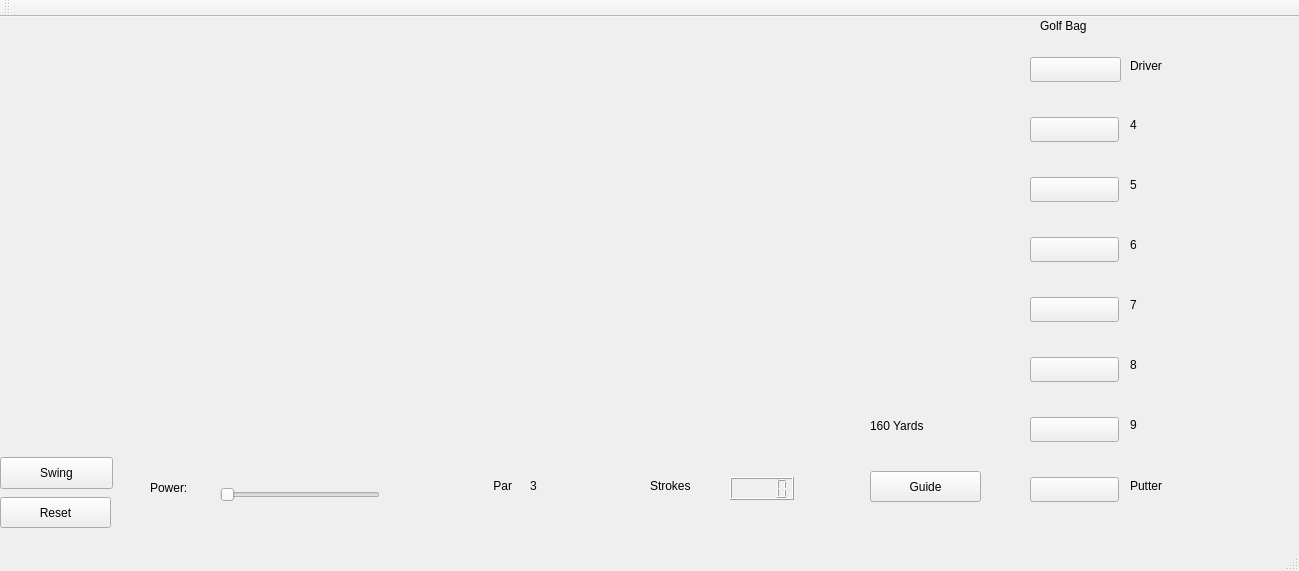
<?xml version="1.0" encoding="UTF-8"?>
<ui version="4.0">
 <class>window</class>
 <widget class="QMainWindow" name="window">
  <property name="geometry">
   <rect>
    <x>0</x>
    <y>0</y>
    <width>1299</width>
    <height>571</height>
   </rect>
  </property>
  <property name="windowTitle">
   <string>Window</string>
  </property>
  <widget class="QWidget" name="widget">
   <widget class="QLabel" name="label">
    <property name="geometry">
     <rect>
      <x>0</x>
      <y>10</y>
      <width>1481</width>
      <height>421</height>
     </rect>
    </property>
    <property name="palette">
     <palette>
      <active>
       <colorrole role="WindowText">
        <brush brushstyle="SolidPattern">
         <color alpha="255">
          <red>0</red>
          <green>0</green>
          <blue>0</blue>
         </color>
        </brush>
       </colorrole>
       <colorrole role="Button">
        <brush brushstyle="SolidPattern">
         <color alpha="255">
          <red>0</red>
          <green>0</green>
          <blue>255</blue>
         </color>
        </brush>
       </colorrole>
       <colorrole role="Light">
        <brush brushstyle="SolidPattern">
         <color alpha="255">
          <red>127</red>
          <green>127</green>
          <blue>255</blue>
         </color>
        </brush>
       </colorrole>
       <colorrole role="Midlight">
        <brush brushstyle="SolidPattern">
         <color alpha="255">
          <red>63</red>
          <green>63</green>
          <blue>255</blue>
         </color>
        </brush>
       </colorrole>
       <colorrole role="Dark">
        <brush brushstyle="SolidPattern">
         <color alpha="255">
          <red>0</red>
          <green>0</green>
          <blue>127</blue>
         </color>
        </brush>
       </colorrole>
       <colorrole role="Mid">
        <brush brushstyle="SolidPattern">
         <color alpha="255">
          <red>0</red>
          <green>0</green>
          <blue>170</blue>
         </color>
        </brush>
       </colorrole>
       <colorrole role="Text">
        <brush brushstyle="SolidPattern">
         <color alpha="255">
          <red>0</red>
          <green>0</green>
          <blue>0</blue>
         </color>
        </brush>
       </colorrole>
       <colorrole role="BrightText">
        <brush brushstyle="SolidPattern">
         <color alpha="255">
          <red>255</red>
          <green>255</green>
          <blue>255</blue>
         </color>
        </brush>
       </colorrole>
       <colorrole role="ButtonText">
        <brush brushstyle="SolidPattern">
         <color alpha="255">
          <red>0</red>
          <green>0</green>
          <blue>0</blue>
         </color>
        </brush>
       </colorrole>
       <colorrole role="Base">
        <brush brushstyle="SolidPattern">
         <color alpha="255">
          <red>255</red>
          <green>255</green>
          <blue>255</blue>
         </color>
        </brush>
       </colorrole>
       <colorrole role="Window">
        <brush brushstyle="SolidPattern">
         <color alpha="255">
          <red>0</red>
          <green>0</green>
          <blue>255</blue>
         </color>
        </brush>
       </colorrole>
       <colorrole role="Shadow">
        <brush brushstyle="SolidPattern">
         <color alpha="255">
          <red>0</red>
          <green>0</green>
          <blue>0</blue>
         </color>
        </brush>
       </colorrole>
       <colorrole role="AlternateBase">
        <brush brushstyle="SolidPattern">
         <color alpha="255">
          <red>127</red>
          <green>127</green>
          <blue>255</blue>
         </color>
        </brush>
       </colorrole>
       <colorrole role="ToolTipBase">
        <brush brushstyle="SolidPattern">
         <color alpha="255">
          <red>255</red>
          <green>255</green>
          <blue>220</blue>
         </color>
        </brush>
       </colorrole>
       <colorrole role="ToolTipText">
        <brush brushstyle="SolidPattern">
         <color alpha="255">
          <red>0</red>
          <green>0</green>
          <blue>0</blue>
         </color>
        </brush>
       </colorrole>
      </active>
      <inactive>
       <colorrole role="WindowText">
        <brush brushstyle="SolidPattern">
         <color alpha="255">
          <red>0</red>
          <green>0</green>
          <blue>0</blue>
         </color>
        </brush>
       </colorrole>
       <colorrole role="Button">
        <brush brushstyle="SolidPattern">
         <color alpha="255">
          <red>0</red>
          <green>0</green>
          <blue>255</blue>
         </color>
        </brush>
       </colorrole>
       <colorrole role="Light">
        <brush brushstyle="SolidPattern">
         <color alpha="255">
          <red>127</red>
          <green>127</green>
          <blue>255</blue>
         </color>
        </brush>
       </colorrole>
       <colorrole role="Midlight">
        <brush brushstyle="SolidPattern">
         <color alpha="255">
          <red>63</red>
          <green>63</green>
          <blue>255</blue>
         </color>
        </brush>
       </colorrole>
       <colorrole role="Dark">
        <brush brushstyle="SolidPattern">
         <color alpha="255">
          <red>0</red>
          <green>0</green>
          <blue>127</blue>
         </color>
        </brush>
       </colorrole>
       <colorrole role="Mid">
        <brush brushstyle="SolidPattern">
         <color alpha="255">
          <red>0</red>
          <green>0</green>
          <blue>170</blue>
         </color>
        </brush>
       </colorrole>
       <colorrole role="Text">
        <brush brushstyle="SolidPattern">
         <color alpha="255">
          <red>0</red>
          <green>0</green>
          <blue>0</blue>
         </color>
        </brush>
       </colorrole>
       <colorrole role="BrightText">
        <brush brushstyle="SolidPattern">
         <color alpha="255">
          <red>255</red>
          <green>255</green>
          <blue>255</blue>
         </color>
        </brush>
       </colorrole>
       <colorrole role="ButtonText">
        <brush brushstyle="SolidPattern">
         <color alpha="255">
          <red>0</red>
          <green>0</green>
          <blue>0</blue>
         </color>
        </brush>
       </colorrole>
       <colorrole role="Base">
        <brush brushstyle="SolidPattern">
         <color alpha="255">
          <red>255</red>
          <green>255</green>
          <blue>255</blue>
         </color>
        </brush>
       </colorrole>
       <colorrole role="Window">
        <brush brushstyle="SolidPattern">
         <color alpha="255">
          <red>0</red>
          <green>0</green>
          <blue>255</blue>
         </color>
        </brush>
       </colorrole>
       <colorrole role="Shadow">
        <brush brushstyle="SolidPattern">
         <color alpha="255">
          <red>0</red>
          <green>0</green>
          <blue>0</blue>
         </color>
        </brush>
       </colorrole>
       <colorrole role="AlternateBase">
        <brush brushstyle="SolidPattern">
         <color alpha="255">
          <red>127</red>
          <green>127</green>
          <blue>255</blue>
         </color>
        </brush>
       </colorrole>
       <colorrole role="ToolTipBase">
        <brush brushstyle="SolidPattern">
         <color alpha="255">
          <red>255</red>
          <green>255</green>
          <blue>220</blue>
         </color>
        </brush>
       </colorrole>
       <colorrole role="ToolTipText">
        <brush brushstyle="SolidPattern">
         <color alpha="255">
          <red>0</red>
          <green>0</green>
          <blue>0</blue>
         </color>
        </brush>
       </colorrole>
      </inactive>
      <disabled>
       <colorrole role="WindowText">
        <brush brushstyle="SolidPattern">
         <color alpha="255">
          <red>0</red>
          <green>0</green>
          <blue>127</blue>
         </color>
        </brush>
       </colorrole>
       <colorrole role="Button">
        <brush brushstyle="SolidPattern">
         <color alpha="255">
          <red>0</red>
          <green>0</green>
          <blue>255</blue>
         </color>
        </brush>
       </colorrole>
       <colorrole role="Light">
        <brush brushstyle="SolidPattern">
         <color alpha="255">
          <red>127</red>
          <green>127</green>
          <blue>255</blue>
         </color>
        </brush>
       </colorrole>
       <colorrole role="Midlight">
        <brush brushstyle="SolidPattern">
         <color alpha="255">
          <red>63</red>
          <green>63</green>
          <blue>255</blue>
         </color>
        </brush>
       </colorrole>
       <colorrole role="Dark">
        <brush brushstyle="SolidPattern">
         <color alpha="255">
          <red>0</red>
          <green>0</green>
          <blue>127</blue>
         </color>
        </brush>
       </colorrole>
       <colorrole role="Mid">
        <brush brushstyle="SolidPattern">
         <color alpha="255">
          <red>0</red>
          <green>0</green>
          <blue>170</blue>
         </color>
        </brush>
       </colorrole>
       <colorrole role="Text">
        <brush brushstyle="SolidPattern">
         <color alpha="255">
          <red>0</red>
          <green>0</green>
          <blue>127</blue>
         </color>
        </brush>
       </colorrole>
       <colorrole role="BrightText">
        <brush brushstyle="SolidPattern">
         <color alpha="255">
          <red>255</red>
          <green>255</green>
          <blue>255</blue>
         </color>
        </brush>
       </colorrole>
       <colorrole role="ButtonText">
        <brush brushstyle="SolidPattern">
         <color alpha="255">
          <red>0</red>
          <green>0</green>
          <blue>127</blue>
         </color>
        </brush>
       </colorrole>
       <colorrole role="Base">
        <brush brushstyle="SolidPattern">
         <color alpha="255">
          <red>0</red>
          <green>0</green>
          <blue>255</blue>
         </color>
        </brush>
       </colorrole>
       <colorrole role="Window">
        <brush brushstyle="SolidPattern">
         <color alpha="255">
          <red>0</red>
          <green>0</green>
          <blue>255</blue>
         </color>
        </brush>
       </colorrole>
       <colorrole role="Shadow">
        <brush brushstyle="SolidPattern">
         <color alpha="255">
          <red>0</red>
          <green>0</green>
          <blue>0</blue>
         </color>
        </brush>
       </colorrole>
       <colorrole role="AlternateBase">
        <brush brushstyle="SolidPattern">
         <color alpha="255">
          <red>0</red>
          <green>0</green>
          <blue>255</blue>
         </color>
        </brush>
       </colorrole>
       <colorrole role="ToolTipBase">
        <brush brushstyle="SolidPattern">
         <color alpha="255">
          <red>255</red>
          <green>255</green>
          <blue>220</blue>
         </color>
        </brush>
       </colorrole>
       <colorrole role="ToolTipText">
        <brush brushstyle="SolidPattern">
         <color alpha="255">
          <red>0</red>
          <green>0</green>
          <blue>0</blue>
         </color>
        </brush>
       </colorrole>
      </disabled>
     </palette>
    </property>
    <property name="text">
     <string/>
    </property>
   </widget>
   <widget class="QPushButton" name="Swing">
    <property name="geometry">
     <rect>
      <x>0</x>
      <y>440</y>
      <width>113</width>
      <height>32</height>
     </rect>
    </property>
    <property name="text">
     <string>Swing</string>
    </property>
   </widget>
   <widget class="QLabel" name="Golfer">
    <property name="geometry">
     <rect>
      <x>-40</x>
      <y>140</y>
      <width>211</width>
      <height>181</height>
     </rect>
    </property>
    <property name="text">
     <string/>
    </property>
   </widget>
   <widget class="QPushButton" name="iron6">
    <property name="geometry">
     <rect>
      <x>1030</x>
      <y>220</y>
      <width>89</width>
      <height>25</height>
     </rect>
    </property>
    <property name="text">
     <string/>
    </property>
   </widget>
   <widget class="QPushButton" name="iron8">
    <property name="geometry">
     <rect>
      <x>1030</x>
      <y>340</y>
      <width>89</width>
      <height>25</height>
     </rect>
    </property>
    <property name="text">
     <string/>
    </property>
   </widget>
   <widget class="QPushButton" name="iron5">
    <property name="geometry">
     <rect>
      <x>1030</x>
      <y>160</y>
      <width>89</width>
      <height>25</height>
     </rect>
    </property>
    <property name="text">
     <string/>
    </property>
   </widget>
   <widget class="QPushButton" name="driver">
    <property name="geometry">
     <rect>
      <x>1030</x>
      <y>40</y>
      <width>91</width>
      <height>25</height>
     </rect>
    </property>
    <property name="text">
     <string/>
    </property>
   </widget>
   <widget class="QPushButton" name="iron7">
    <property name="geometry">
     <rect>
      <x>1030</x>
      <y>280</y>
      <width>89</width>
      <height>25</height>
     </rect>
    </property>
    <property name="text">
     <string/>
    </property>
   </widget>
   <widget class="QPushButton" name="iron9">
    <property name="geometry">
     <rect>
      <x>1030</x>
      <y>400</y>
      <width>89</width>
      <height>25</height>
     </rect>
    </property>
    <property name="text">
     <string/>
    </property>
   </widget>
   <widget class="QPushButton" name="putter">
    <property name="geometry">
     <rect>
      <x>1030</x>
      <y>460</y>
      <width>89</width>
      <height>25</height>
     </rect>
    </property>
    <property name="text">
     <string/>
    </property>
   </widget>
   <widget class="QLabel" name="golfbag">
    <property name="geometry">
     <rect>
      <x>1040</x>
      <y>0</y>
      <width>67</width>
      <height>17</height>
     </rect>
    </property>
    <property name="text">
     <string>Golf Bag</string>
    </property>
   </widget>
   <widget class="QPushButton" name="iron4">
    <property name="geometry">
     <rect>
      <x>1030</x>
      <y>100</y>
      <width>89</width>
      <height>25</height>
     </rect>
    </property>
    <property name="text">
     <string/>
    </property>
   </widget>
   <widget class="QLabel" name="label_3">
    <property name="geometry">
     <rect>
      <x>1130</x>
      <y>100</y>
      <width>16</width>
      <height>16</height>
     </rect>
    </property>
    <property name="text">
     <string>4</string>
    </property>
   </widget>
   <widget class="QLabel" name="label_4">
    <property name="geometry">
     <rect>
      <x>1130</x>
      <y>160</y>
      <width>16</width>
      <height>16</height>
     </rect>
    </property>
    <property name="text">
     <string>5</string>
    </property>
   </widget>
   <widget class="QLabel" name="label_6">
    <property name="geometry">
     <rect>
      <x>1130</x>
      <y>220</y>
      <width>16</width>
      <height>16</height>
     </rect>
    </property>
    <property name="text">
     <string>6</string>
    </property>
   </widget>
   <widget class="QLabel" name="label_7">
    <property name="geometry">
     <rect>
      <x>1130</x>
      <y>280</y>
      <width>16</width>
      <height>16</height>
     </rect>
    </property>
    <property name="text">
     <string>7</string>
    </property>
   </widget>
   <widget class="QLabel" name="label_8">
    <property name="geometry">
     <rect>
      <x>1130</x>
      <y>340</y>
      <width>16</width>
      <height>16</height>
     </rect>
    </property>
    <property name="text">
     <string>8</string>
    </property>
   </widget>
   <widget class="QLabel" name="label_9">
    <property name="geometry">
     <rect>
      <x>1130</x>
      <y>400</y>
      <width>16</width>
      <height>16</height>
     </rect>
    </property>
    <property name="text">
     <string>9</string>
    </property>
   </widget>
   <widget class="QLabel" name="label_5">
    <property name="geometry">
     <rect>
      <x>1130</x>
      <y>460</y>
      <width>67</width>
      <height>17</height>
     </rect>
    </property>
    <property name="text">
     <string>Putter</string>
    </property>
   </widget>
   <widget class="QLabel" name="label_10">
    <property name="geometry">
     <rect>
      <x>1130</x>
      <y>40</y>
      <width>67</width>
      <height>17</height>
     </rect>
    </property>
    <property name="text">
     <string>Driver</string>
    </property>
   </widget>
   <widget class="QSlider" name="powerBar">
    <property name="geometry">
     <rect>
      <x>220</x>
      <y>470</y>
      <width>160</width>
      <height>16</height>
     </rect>
    </property>
    <property name="orientation">
     <enum>Qt::Horizontal</enum>
    </property>
   </widget>
   <widget class="QLabel" name="label_11">
    <property name="geometry">
     <rect>
      <x>150</x>
      <y>460</y>
      <width>67</width>
      <height>21</height>
     </rect>
    </property>
    <property name="text">
     <string>Power:</string>
    </property>
   </widget>
   <widget class="QPushButton" name="reset">
    <property name="geometry">
     <rect>
      <x>0</x>
      <y>480</y>
      <width>111</width>
      <height>31</height>
     </rect>
    </property>
    <property name="text">
     <string>Reset</string>
    </property>
   </widget>
   <widget class="QPushButton" name="openGuide">
    <property name="geometry">
     <rect>
      <x>870</x>
      <y>454</y>
      <width>111</width>
      <height>31</height>
     </rect>
    </property>
    <property name="text">
     <string>Guide</string>
    </property>
   </widget>
   <widget class="QLCDNumber" name="lcdNumber">
    <property name="geometry">
     <rect>
      <x>730</x>
      <y>460</y>
      <width>64</width>
      <height>23</height>
     </rect>
    </property>
   </widget>
   <widget class="QLabel" name="label_2">
    <property name="geometry">
     <rect>
      <x>650</x>
      <y>460</y>
      <width>67</width>
      <height>17</height>
     </rect>
    </property>
    <property name="text">
     <string>Strokes</string>
    </property>
   </widget>
   <widget class="QLabel" name="label_12">
    <property name="geometry">
     <rect>
      <x>490</x>
      <y>460</y>
      <width>67</width>
      <height>17</height>
     </rect>
    </property>
    <property name="text">
     <string> Par </string>
    </property>
   </widget>
   <widget class="QLabel" name="par">
    <property name="geometry">
     <rect>
      <x>530</x>
      <y>460</y>
      <width>67</width>
      <height>17</height>
     </rect>
    </property>
    <property name="text">
     <string>3</string>
    </property>
   </widget>
   <widget class="QLabel" name="label_13">
    <property name="geometry">
     <rect>
      <x>870</x>
      <y>400</y>
      <width>67</width>
      <height>17</height>
     </rect>
    </property>
    <property name="text">
     <string>160 Yards</string>
    </property>
   </widget>
  </widget>
  <widget class="QMenuBar" name="menuBar">
   <property name="geometry">
    <rect>
     <x>0</x>
     <y>0</y>
     <width>1299</width>
     <height>22</height>
    </rect>
   </property>
  </widget>
  <widget class="QToolBar" name="mainToolBar">
   <attribute name="toolBarArea">
    <enum>TopToolBarArea</enum>
   </attribute>
   <attribute name="toolBarBreak">
    <bool>false</bool>
   </attribute>
  </widget>
  <widget class="QStatusBar" name="statusBar"/>
 </widget>
 <layoutdefault spacing="6" margin="11"/>
 <resources/>
 <connections/>
</ui>
